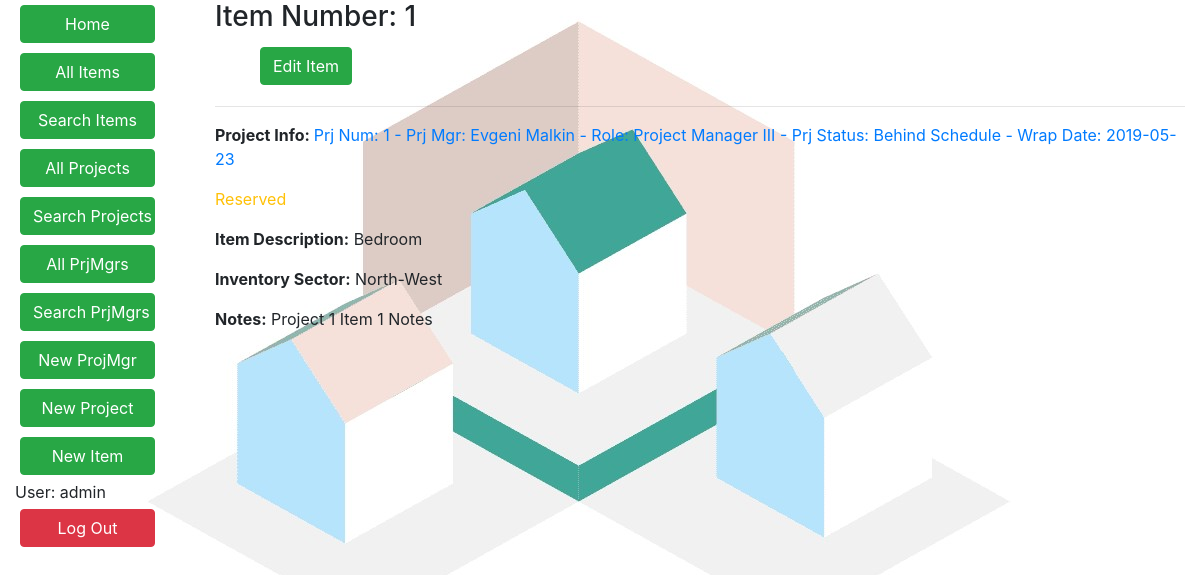
The app's page /resreq/item/1 (signed in) with its own data.
### resreq/models.py (models this page shows, shortened)
class Item(models.Model):
    item_num = models.AutoField(primary_key=True)
    item_uuid = models.UUIDField(default=uuid.uuid4)
    prj = models.ForeignKey('Project', related_name='items', on_delete=models.SET_NULL, null=True, blank=True)
    notes = models.CharField(max_length=500, blank=True)
    date_added = models.DateField(null=True, blank=True)
    history = HistoricalRecords()
    ITEM_STATUS = (
        ('Available', 'Available'),
        ('Reserved', 'Reserved'),
        ('Deployed', 'Deployed'),
    )
    status = models.TextField(
        max_length=25,
        choices=ITEM_STATUS,
        default='Available',
    )
    ITEM_DESCRIPTION = (
        ('Building Materials', 'Building Materials'),
        ('Living Room', 'Living Room'),
        ('Kitchen', 'Kitchen'),
        ('Bedroom', 'Bedroom'),
        ('Bathroom', 'Bathroom'),
        ('Clothing', 'Clothing'),
        ('Outdoor', 'Outdoor'),
        ('Pet Supplies', 'Pet Supplies'),
        ('Recreational', 'Recreational'),
        ('Vehicle', 'Vehicle'),
    )
    description = models.TextField(
        max_length=25,
        choices=ITEM_DESCRIPTION,
        default='Outdoor'
    )
    ITEM_SECTOR = (
        ('North-West', 'NW'),
        ('North-Center', 'NC'),
        ('North-East', 'NE'),
        ('Central-West', 'CW'),
        ('Central-Center', 'CC'),
        ('Central-East', 'CE'),
        ('South-West', 'SW'),
        ('South-Center', 'SC'),
        ('South-East', 'SE'),
        ('Off Site', 'OS'),
    )
    sector = models.CharField(
        max_length=25,
        choices=ITEM_SECTOR, default='NW'
    )

class Project(models.Model):
    prj_num = models.AutoField(primary_key=True)
    prj_mgr = models.ForeignKey('PrjMgr', related_name='projects', on_delete=models.SET_NULL, null=True, blank=True)
    summary = models.TextField(max_length=1000, help_text="Enter project description", null=True, blank=True)
    date_created = models.DateField(auto_now=True)
    completion_date = models.DateField(null=True, blank=True)
    history = HistoricalRecords()
    PROJECT_STATUS = (
        ('Behind Schedule', 'Behind Schedule'),
        ('Complete', 'Complete'),
        ('In Progress', 'In Progress'),
        ('Scheduled', 'Scheduled'),
        ('Planning', 'Planning'),
    )
    prj_status = models.TextField(
        max_length=12,
        choices=PROJECT_STATUS,
        default='Planning'
    )
    def __str__(self):
        return 'Prj Num: {0} -  Prj Mgr: {1} - Prj Status: {2} - Wrap Date: {3}' \
            .format(self.prj_num,
                    self.prj_mgr,
                    self.prj_status,
                    self.completion_date,
                    )

class PrjMgr(models.Model):
    first_name = models.CharField(max_length=100)
    last_name = models.CharField(max_length=100)
    emp_num = models.AutoField(primary_key=True)
    date_of_birth = models.DateField(null=True, blank=True)
    date_joined = models.DateField('joined', null=True, blank=True)
    history = HistoricalRecords()
    PRJMGR_ROLE = (
        ('Project Manager I', 'Project Manager I'),
        ('Project Manager II', 'Project Manager II'),
        ('Project Manager III', 'Project Manager III'),
        ('Project Planner', 'Project Planner'),
        ('Project Coordinator', 'Project Coordinator'),
        ('Supervisor', 'Supervisor'),
    )
    role = models.CharField(
        max_length=25,
        choices=PRJMGR_ROLE, default='Project Manager I'
    )
    class Meta:
        ordering = ['last_name', 'first_name']
    def __str__(self):
        return '{0} {1} - Role: {2} '.format(self.first_name, self.last_name, self.role, self.emp_num)

### resreq/views.py (the view)
# urls.py: path('item/<int:pk>', views.ItemDetailView.as_view(), name='item-detail'),
class ItemDetailView(LoginRequiredMixin, generic.DetailView):
    model = Item
    paginate_by = 1

### resreq/templates/resreq/item_detail.html (shortened to what this page needs)
<!DOCTYPE html>
{% extends "base_generic.html" %}
{% load crispy_forms_tags %}
{% block content %}
    <h3>Item Number: {{ item.item_num }}</h3>
    {% if user.is_staff %}
        <ul>
            <form action="{% url 'item-update' item.item_num %}">
                <button type="submit" class="btn btn-success">Edit Item</button>
            </form>
        </ul>
    {% endif %}
    <hr>
    {% if item.prj %}
        <p><strong>Project Info: </strong><a href="{% url 'project-detail' item.prj.pk %}">{{ item.prj }}</a></p>
    {% else %}
        <p><strong>Project Info: </strong>This Item is not assigned to a Project .</p>
    {% endif %}
    <p class="{% if item.status == 'Available' %}text-success{% elif item.status == 'Deployed' %}
    text-danger{% else %}text-warning{% endif %}">{{ item.status }}</p>
    <p><strong>Item Description:</strong> {{ item.description }}</p>
    <p><strong>Inventory Sector:</strong> {{ item.sector }}</p>
    <p><strong>Notes:</strong> {{ item.notes }}</p>
{% endblock %}

### resreq/templates/base_generic.html (shortened to what this page needs)
{% load crispy_forms_tags %}
<!DOCTYPE html>
<html lang="en">
<head>
    <link rel="stylesheet" href="https://stackpath.bootstrapcdn.com/bootstrap/4.1.3/css/bootstrap.min.css"
>
    {% load static %}
    <link rel="stylesheet" href="{% static 'css/styles.css' %}">
</head>
<body>
<div class="container-fluid"  >
    <div class="row justify-content-center">
        <div class="col-sm-2">
            {% block sidebar %}
                <ul class="sidebar-nav" >
                    {% if user.is_authenticated %}
                        <form action="{% url 'index' %}">
                            <button type="submit" class="btn btn-success custom">Home</button>
                        </form>
                        <form action="{% url 'items' %}">
                            <button type="submit" class="btn btn-success custom">All Items</button>
                        </form>
                        <form action="{% url 'item-search' %}">
                            <button type="submit" class="btn btn-success custom">Search Items</button>
                        </form>
                        <form action="{% url 'projects' %}">
                            <button type="submit" class="btn btn-success custom">All Projects</button>
                        </form>
                        <form action="{% url 'project-search' %}">
                            <button type="submit" class="btn btn-success custom">Search Projects</button>
                        </form>
                        <form action="{% url 'prjmgrs' %}">
                            <button type="submit" class="btn btn-success custom">All PrjMgrs</button>
                        </form>
                        <form action="{% url 'prjmgr-search' %}">
                            <button type="submit" class="btn btn-success custom">Search PrjMgrs</button>
                        </form>
                    {% endif %}
                    {% if user.is_staff %}
                        <form action="{% url 'prjmgr-create' %}">
                            <button type="submit" class="btn btn-success custom">New ProjMgr</button>
                        </form>
                        <form action="{% url 'project-create' %}">
                            <button type="submit" class="btn btn-success custom">New Project</button>
                        </form>
                        <form action="{% url 'item-create' %}">
                            <button type="submit" class="btn btn-success custom">New Item</button>
                        </form>
                    {% endif %}
                    {% if user.is_authenticated %}
                        <li>User: {{ user.get_username }}</li>
                        <form action="{% url 'logout' %}?next={% url 'logout' %}">
                            <button type="submit" class="btn btn-danger custom">Log Out</button>
                        </form>
                    {% endif %}
                </ul>
            {% endblock %}
        </div>
        <div class="col-sm-10 ">{% block content %}{% endblock %}
        </div>
    </div>
</div>
</body>
</html>

### resreq/static/css/styles.css (style rules this page uses)
.sidebar-nav { padding: 0; list-style: none; }
.btn { margin: 5px; }
.custom { width: 135px; }
body, html { height: 100%; background-image: url(/static/onlylogo.jpg); }

### records on screen
Item: item_num "1", prj "Prj Num: 1 - Prj Mgr: Evgeni Malkin - Role: Project Manager III - Prj Status: Behind Schedule - Wrap Date: 2019-05-23", status "Reserved", description "Bedroom", sector "North-West", notes "Project 1 Item 1 Notes"

### other values on screen
{{ user.get_username }} "admin"
